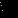
Frame 1 (no input)
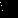
Frame 60 (the mouse pressed at the canvas centre just before this capture)
Frame 120 (the mouse held since frame 60 and released just before this capture): identical to frame 60, image omitted

The Processing sketch that drew these frames (run headless with seeded random() and noise(); from frame 60 on, the mouse is pressed at the canvas centre):

// Processing sketch: ex_1_7_static_pvector
// ── ex_1_7_static_pvector.pde
PVector u, v, w;

void setup() {
  background(0);
  size(18,18);
  stroke(255,255,255);
  u = new PVector(1, 5);
  v = PVector.mult(u, 2);
  w = PVector.sub(v, u);
  w.div(2);
}

void draw() {
  point(v.x, v.y);
  point(u.x, u.y);
  point(w.x, w.y);
}
